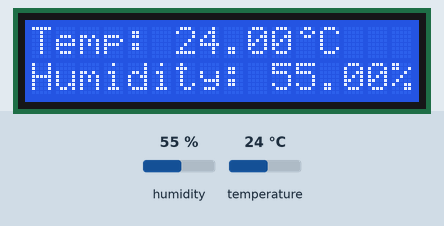
Simulated run of this sketch. Board: Arduino Uno, built with avr-gcc and run on an emulated ATmega328P. Shown: 16×2 character LCD. The test bench sets the inputs (shaded band); at power-on: humidity 55 %, temperature 24 °C.

Above: at 2.7 s.
2.8 s: humidity set to 22 %
At 5.4 s:
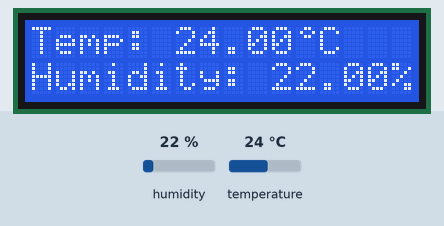
5.8 s: temperature set to 12 °C
At 6.6 s:
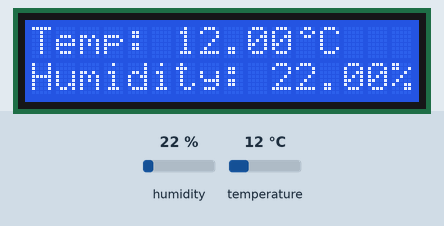
8.8 s: humidity set to 40 %
At 11.3 s:
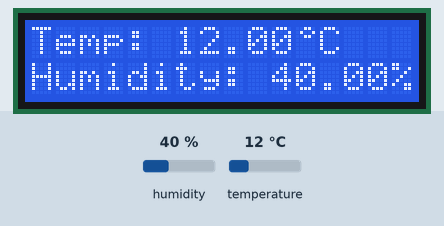
11.8 s: temperature set to 19 °C
At 13.7 s:
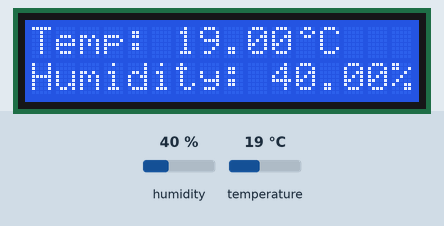
Timing chart, 0 to 15.2 s (numbered marks = the images above; inputs shaded):
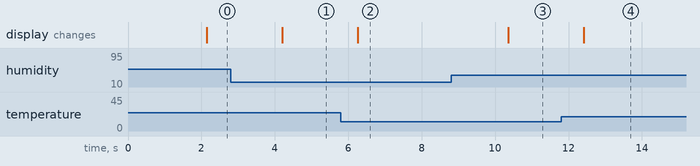

Measured:
- after the input at 2.8 s, the display: changes after 1.4 s (image 1)
- after the input at 5.8 s, the display: changes after 0.45 s (image 2)
- after the input at 8.8 s, the display: changes after 1.6 s (image 3)
- after the input at 11.8 s, the display: changes after 0.62 s (image 4)

The sketch:

HumidityTemperatureLcd.ino
```cpp
#include <DHT.h>
// Бібліотека датчика DHT

#include <LiquidCrystal_I2C.h>
// Бібліотека LCD по I2C

// Пін підключення DHT11
#define DHTPIN 2

// Тип датчика
#define DHTTYPE DHT11

// Створюємо об'єкт DHT
DHT dht(DHTPIN, DHTTYPE);

// Створюємо LCD:
// адреса 0x27, 16x2
LiquidCrystal_I2C lcd(0x27, 16, 2);

// Власний символ градуса
byte degree[8] = {
  B00110,
  B01001,
  B00110,
  B00000,
  B00000,
  B00000,
  B00000,
  B00000,
};

void setup() {

  // Запускаємо Serial Monitor
  Serial.begin(9600);

  // Ініціалізація DHT11
  dht.begin();

  // Ініціалізація LCD
  lcd.init();

  // Вмикаємо підсвічування
  lcd.backlight();

  // Вітальне повідомлення
  lcd.print("Hello to Display");

  // Створюємо символ градуса
  lcd.createChar(0, degree);
}

void loop() {
  // Оновлення кожні 2 секунди
  delay(2000);

  // Очищаємо дисплей
  lcd.clear();

  // Виводимо температуру
  // та вологість
  setTempHumidity();
}

// Зчитування показників
// із датчика DHT11
void setTempHumidity() {

  // Зчитуємо вологість
  float h = dht.readHumidity();

  // Зчитуємо температуру
  float t = dht.readTemperature();

  // Якщо дані не отримано
  if (isnan(h) || isnan(t)) {

    lcd.setCursor(0, 0);

    // Повідомлення про помилку
    lcd.print("Failed to read");

    return;
  }

  // Виводимо температуру
  printTemperature(t);

  // Виводимо вологість
  printHumidity(h);
}

// Виведення температури
void printTemperature(float t) {
  // Початок першого рядка
  lcd.setCursor(0, 0);

  lcd.print(F("Temp: "));

  // Значення температури
  lcd.print(t);

  // Символ градуса
  lcd.write(0);

  // Літера C
  lcd.print("C");
}

// Виведення вологості
void printHumidity(float h) {

  // Початок другого рядка
  lcd.setCursor(0, 1);

  lcd.print(F("Humidity: "));

  // Значення вологості
  lcd.print(h);

  // Символ відсотків
  lcd.print("%");
}
```
